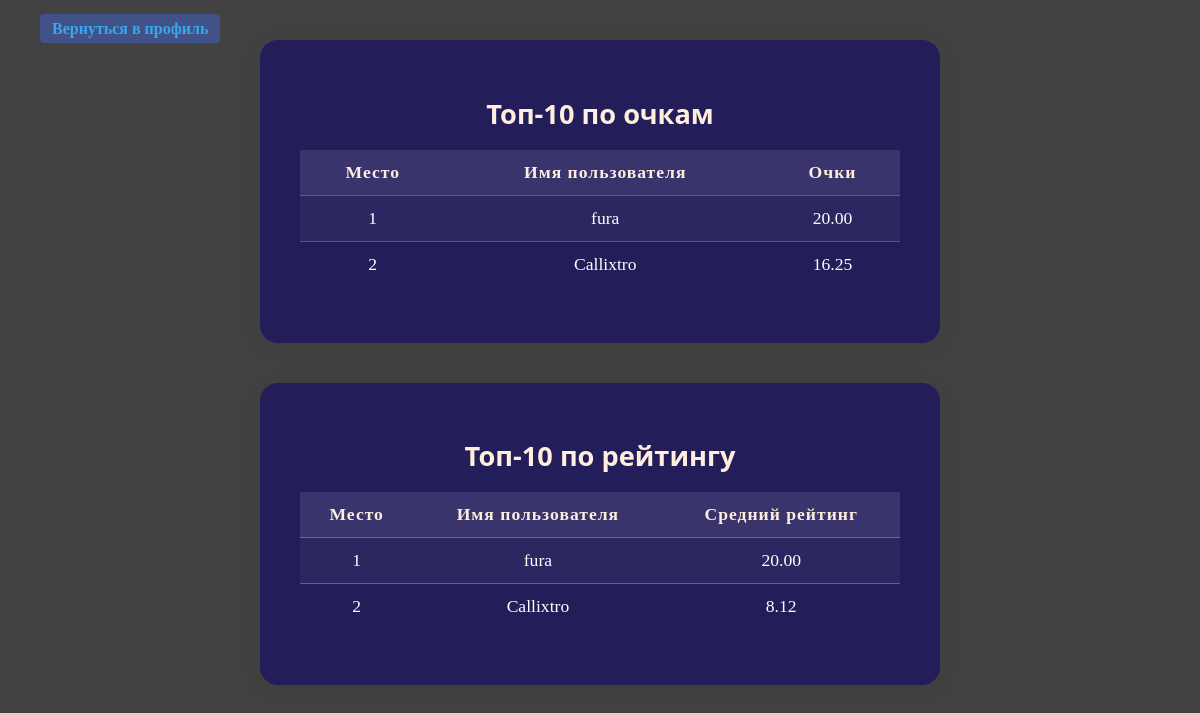
The page /leaderboard on the database as committed earlier.
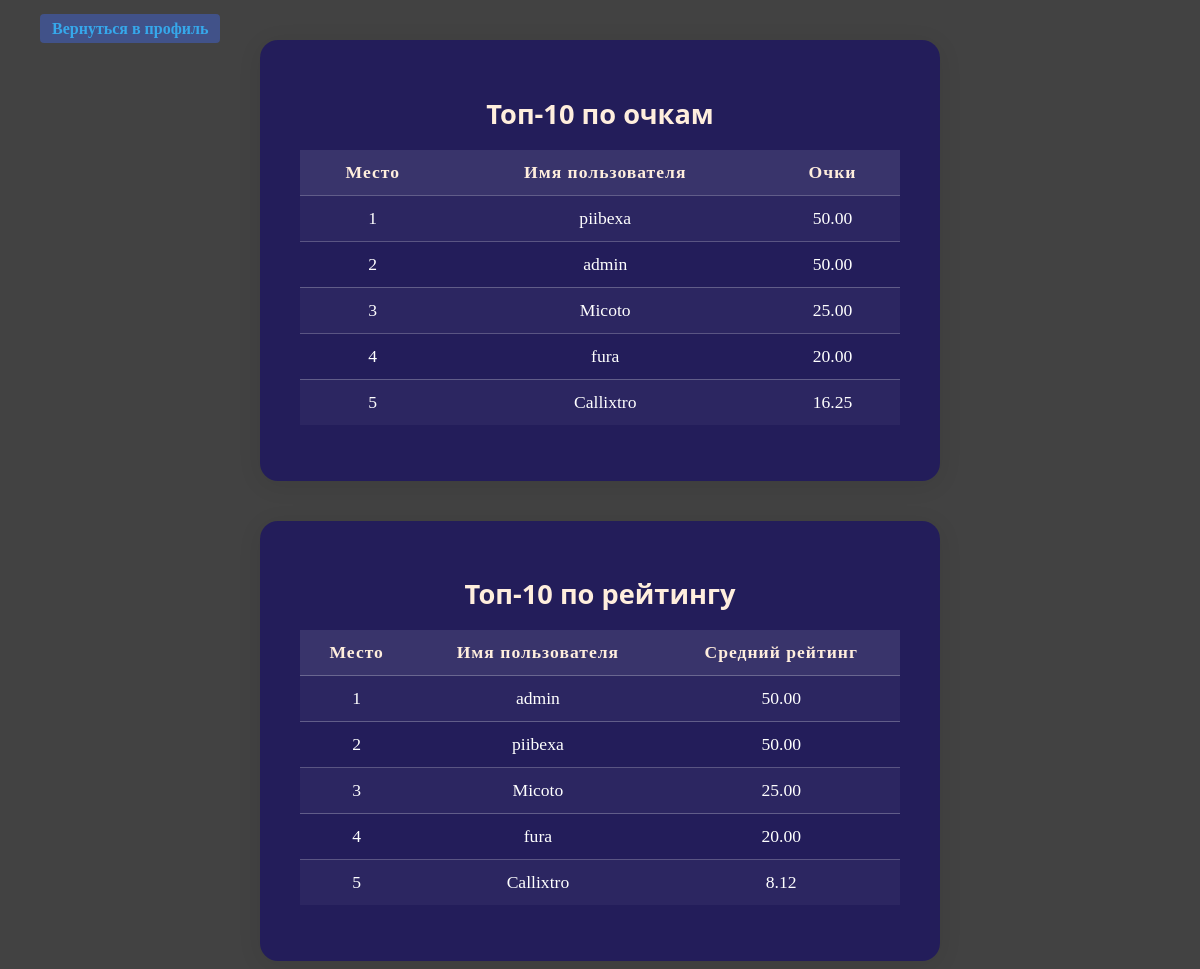
The same page on the database as committed later.
### app.py (models this page shows)
class User(db.Model, UserMixin):
    __tablename__ = 'users'
    id = db.Column(db.Integer, primary_key=True)
    username = db.Column(db.String(150), unique=True, nullable=False)
    password = db.Column(db.String(150), nullable=False)
    total_points = db.Column(db.Float, default=0)

### app.py (the view)
@app.route('/leaderboard')
def leaderboard():
    points_results = (
        db.session.query(
            User.username,
            func.sum(GameResult.points).label('total_points')
        )
        .join(GameResult, User.id == GameResult.user_id)
        .group_by(User.id)
        .order_by(func.sum(GameResult.points).desc())
        .limit(10)
        .all()
    )
    rating_results = []
    users = User.query.all()
    for user in users:
        last_20_games = (
            GameResult.query
            .filter_by(user_id=user.id)
            .order_by(GameResult.id.desc())
            .limit(20)
            .all()
        )
        if last_20_games:
            avg_rating = sum(gr.points for gr in last_20_games) / len(last_20_games)
            rating_results.append((user.username, avg_rating))
    rating_results = sorted(rating_results, key=lambda x: x[1], reverse=True)[:10]
    return render_template(
        'leaderboard.html',
        points_results=points_results,
        rating_results=rating_results
    )

### templates/leaderboard.html (shortened to what this page needs)
<!DOCTYPE html>
<html>
<head>
    <link rel="stylesheet" href="/static/css/style.css">
</head>
<body>
    <div class="leaderboard-table-container">
        <h2>Топ-10 по очкам</h2>
        <table class="leaderboard-table">
            <tr>
                <th>Место</th>
                <th>Имя пользователя</th>
                <th>Очки</th>
            </tr>
            {% for row in points_results %}
            <tr>
                <td>{{ loop.index }}</td>
                <td>{{ row[0] }}</td>
                <td>{{ "%.2f"|format(row[1]) }}</td>
            </tr>
            {% endfor %}
        </table>
    </div>
    <div class="leaderboard-table-container">
        <h2>Топ-10 по рейтингу</h2>
        <table class="leaderboard-table">
            <tr>
                <th>Место</th>
                <th>Имя пользователя</th>
                <th>Средний рейтинг</th>
            </tr>
            {% for row in rating_results %}
            <tr>
                <td>{{ loop.index }}</td>
                <td>{{ row[0] }}</td>
                <td>{{ "%.2f"|format(row[1]) }}</td>
            </tr>
            {% endfor %}
        </table>
    </div>
    <div class="profile-top-left">
        <a href="{{ url_for('profile') }}">Вернуться в профиль</a>
    </div>
</body>
</html>

### static/css/style.css (style rules this page uses)
body { background-image: url('/static/image/background.png'); background-size: cover; background-repeat: no-repeat; background-color: #424242; background-attachment: fixed; min-height: 100vh; }
.profile-top-left { position: absolute; top: 20px; left: 40px; z-index: 100; }
.profile-top-left a { text-decoration: none; color: #36a8eb; background: #416eff60; font-weight: bold; padding: 6px 12px; border-radius: 4px; transition: background 0.2s; }
.leaderboard-table-container { display: flex; flex-direction: column; align-items: center; margin: 40px auto 0 auto; padding: 32px 40px; background: rgba(11, 0, 109, 0.562); border-radius: 18px; box-shadow: 0 4px 24px rgba(0,0,0,0.08); max-width: 600px; color: #fff; }
.leaderboard-table-container h2 { font-family: 'Montserrat', 'Segoe UI', 'Arial', sans-serif; font-size: 1.7rem; font-weight: bold; margin-bottom: 18px; color: #ffeedd; text-align: center; }
.leaderboard-table { width: 100%; border-collapse: collapse; margin-bottom: 24px; }
.leaderboard-table th, .leaderboard-table td { padding: 12px 18px; border-bottom: 1px solid rgba(255,255,255,0.25); font-size: 1.1rem; text-align: center; }
.leaderboard-table th { background: rgba(255,255,255,0.10); color: #ffeedd; font-weight: bold; letter-spacing: 1px; }
.leaderboard-table tr:last-child td { border-bottom: none; }
.leaderboard-table tr:nth-child(even) { background: rgba(255,255,255,0.04); }

Rows that differ between the two databases and show on the page:
added User: username "piibexa", row "50.00"
now on this page (row unchanged): User: username "admin", row "50.00"
now on this page (row unchanged): User: username "Micoto", row "25.00"
